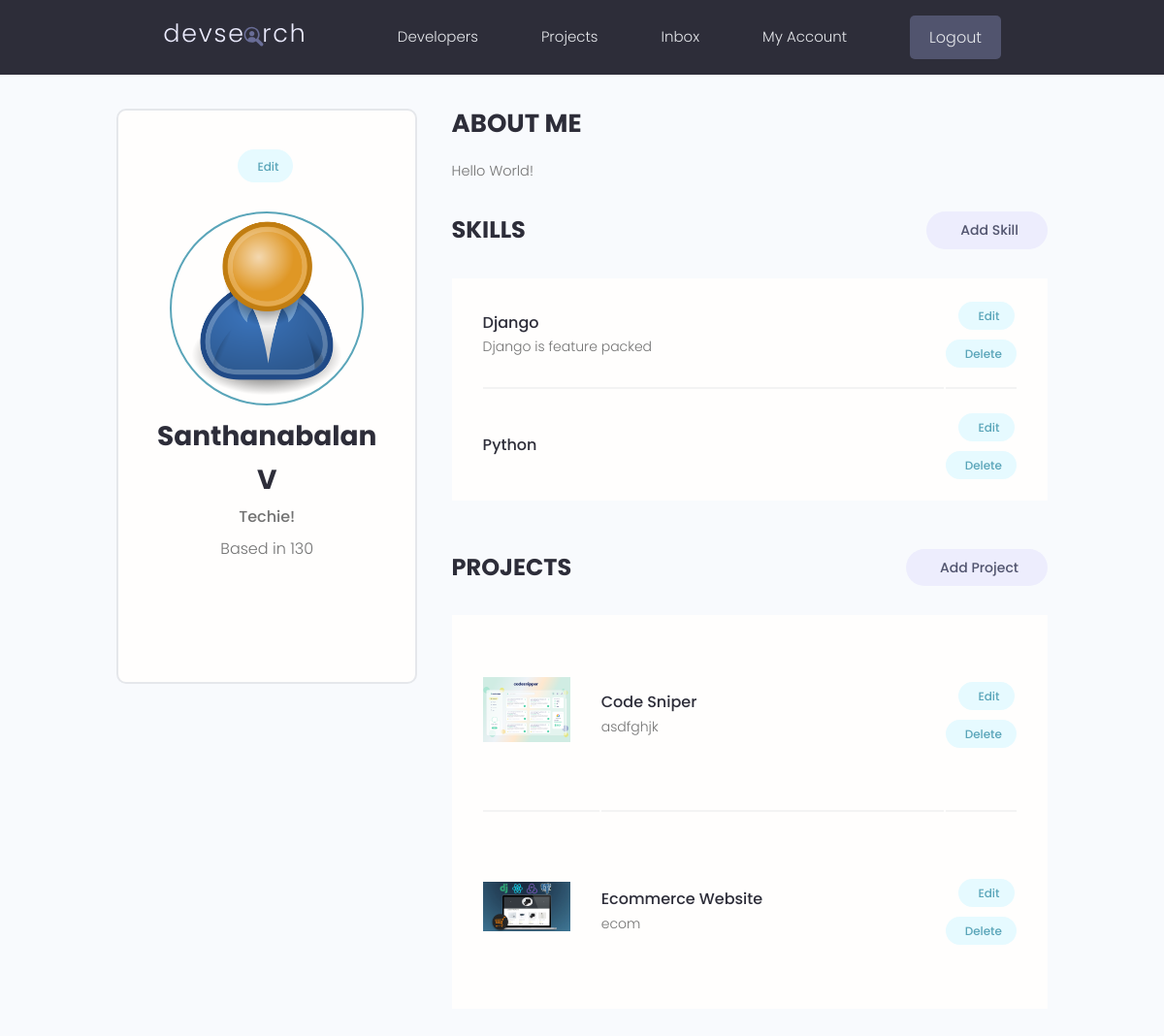
Page /account/ (signed in) on the earlier database version.
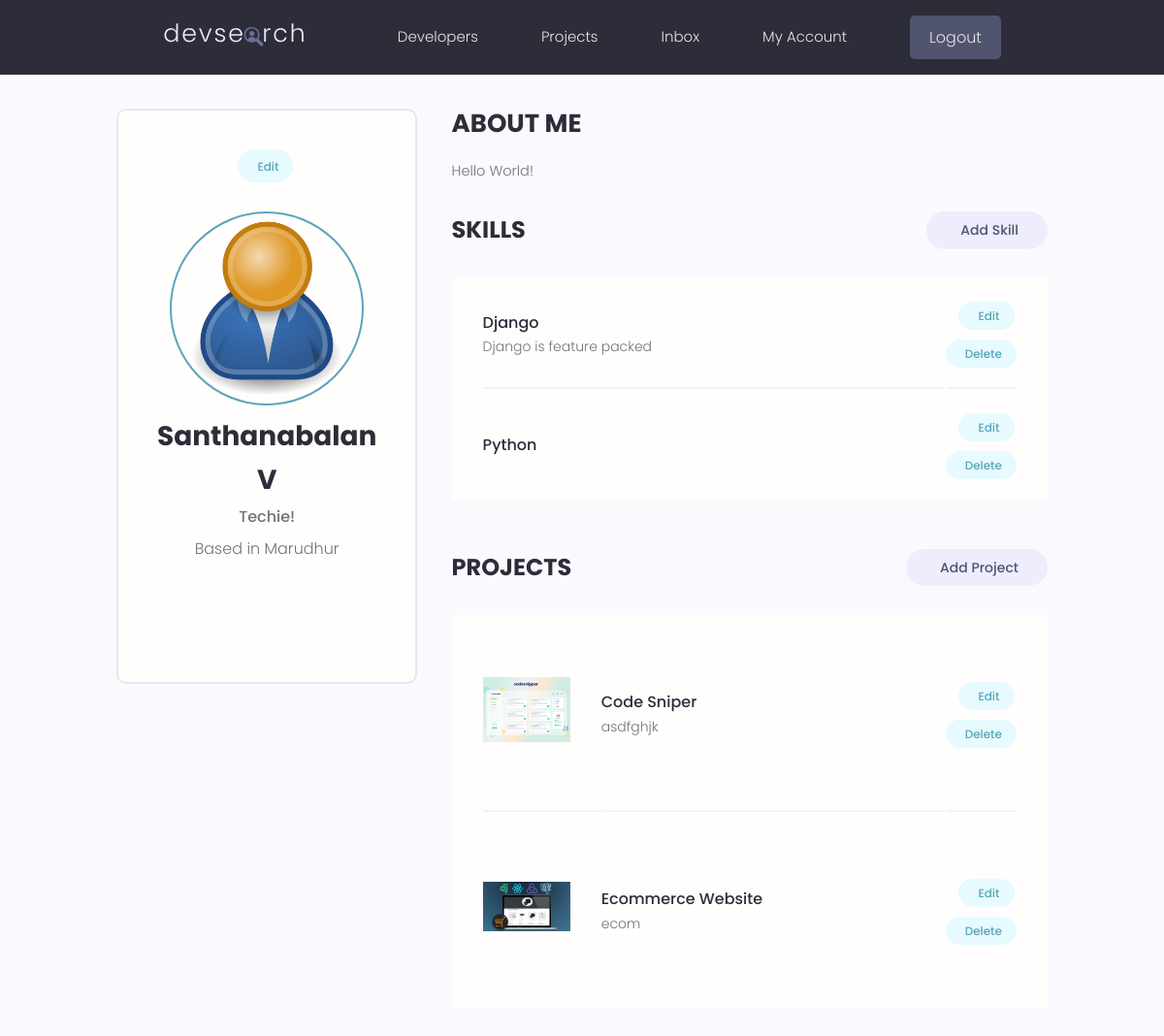
Same page on the later database version.
### users/models.py (models this page shows, shortened)
class Profile(models.Model):
    user = models.OneToOneField(User,on_delete = models.CASCADE,null=True,blank=True)
    name = models.CharField(max_length=200,null=True,blank=True)
    email = models.EmailField(max_length=200,null=True,blank=True)
    username = models.CharField(max_length=200,null=True,blank=True)
    location = models.CharField(max_length=200,null=True,blank=True)
    short_intro = models.CharField(max_length=200,null=True,blank=True)
    bio = models.TextField(null=True,blank=True)
    profile_image = models.ImageField(null=True,blank=True,upload_to = 'profiles/',default='profiles/user-default.png')
    social_github = models.CharField(max_length=200,null=True,blank=True)
    social_twitter = models.CharField(max_length=200,null=True,blank=True)
    social_linkedin = models.CharField(max_length=200,null=True,blank=True)
    social_youtube = models.CharField(max_length=200,null=True,blank=True)
    social_website = models.CharField(max_length=200,null=True,blank=True)
    created = models.DateTimeField(auto_now_add=True)
    id = models.UUIDField(default=uuid.uuid4,unique=True,primary_key=True,editable=False)

### users/views.py (the view)
# urls.py: path('account/',views.userAccount,name="account"),
@login_required(login_url="login")
def userAccount(request):
    profile = request.user.profile
    skills = profile.skill_set.all()
    projects = profile.project_set.all()
    context = {'profile':profile,'skills':skills,'projects':projects}
    return render (request,'users/account.html',context)

### users/templates/users/account.html (shortened to what this page needs)
{% extends 'main.html' %}
{% block content %}
  <main class="settingsPage profile my-md">
    <div class="container">
      <div class="layout">
        <div class="column column--1of3">
          <div class="card text-center">
            <div class="card__body dev">
              <a class="tag tag--pill tag--main settings__btn" href="{% url 'edit-account' %}"> Edit</a>
              <img class="avatar avatar--xl dev__avatar" src="{{profile.profile_image.url}}" />
              <h2 class="dev__name">{{profile.name}}</h2>
              <p class="dev__title">{{profile.short_intro}}</p>
              <p class="dev__location">Based in {{profile.location}}</p>
              <ul class="dev__social">
              </ul>
            </div>
          </div>
        </div>
        <div class="column column--2of3">
          <div class="devInfo">
            <h3 class="devInfo__title">About Me</h3>
            <p class="devInfo__about">
              {{profile.bio}}
            </p>
          </div>
          <div class="settings">
            <h3 class="settings__title">Skills</h3>
            <a class="tag tag--pill tag--sub settings__btn tag--lg" href="{% url 'create-skill' %}"> Add Skill</a>
          </div>
          <table class="settings__table">
            {% for skill in skills %}
            <tr>
              <td class="settings__tableInfo">
                <h4>{{skill.name}}</h4>
                <p>
                  {{skill.description}}
                </p>
              </td>
              <td class="settings__tableActions">
                <a class="tag tag--pill tag--main settings__btn" href="{% url 'update-skill' skill.id%}"> Edit</a>
                <a class="tag tag--pill tag--main settings__btn" href="{% url 'delete-skill' skill.id%}?next=/account">
                  Delete</a>
              </td>
            </tr>
            {% endfor %}
          </table>
          <div class="settings">
            <h3 class="settings__title">Projects</h3>
            <a class="tag tag--pill tag--sub settings__btn tag--lg" href="{% url 'create-project' %}"> Add Project</a>
          </div>
          <table class="settings__table">
            {% for project in projects %}
            <tr>
              <td class="settings__thumbnail">
                <a href="{% url 'project' project.id %}"><img src="{{project.featured_image.url}}" alt="Project Thumbnail" /></a>
              </td>
              <td class="settings__tableInfo">
                <a href="{% url 'project' project.id %}">{{project.title}}</a>
                <p>
                  {{project.description|slice:"150"}}
                </p>
              </td>
              <td class="settings__tableActions">
                <a class="tag tag--pill tag--main settings__btn" href="{% url 'update-project' project.id%}"> Edit</a>
                <a class="tag tag--pill tag--main settings__btn" href="{% url 'delete-project' project.id%}">
                  Delete</a>
              </td>
            </tr>
            {% endfor %}
          </table>
        </div>
      </div>
    </div>
  </main>
  {% endblock content %}

Differences in the rows shown:
changed Profile "Santhanabalan V": location "130" → "Marudhur"
